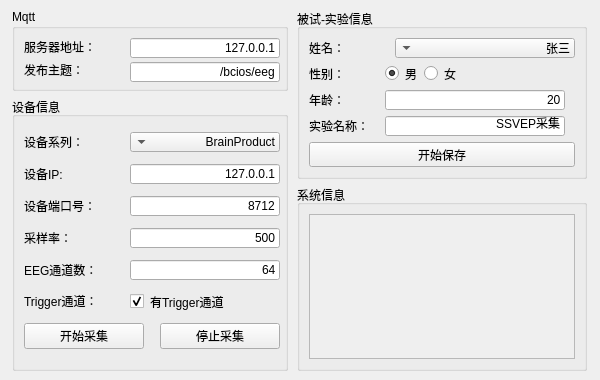
<?xml version="1.0" encoding="UTF-8"?>
<ui version="4.0">
 <class>MainWindow</class>
 <widget class="QMainWindow" name="MainWindow">
  <property name="geometry">
   <rect>
    <x>0</x>
    <y>0</y>
    <width>600</width>
    <height>380</height>
   </rect>
  </property>
  <property name="minimumSize">
   <size>
    <width>600</width>
    <height>380</height>
   </size>
  </property>
  <property name="maximumSize">
   <size>
    <width>600</width>
    <height>380</height>
   </size>
  </property>
  <property name="windowTitle">
   <string>博睿康接入终端</string>
  </property>
  <widget class="QWidget" name="centralwidget">
   <layout class="QGridLayout" name="gridLayout_4">
    <item row="0" column="0">
     <widget class="QGroupBox" name="groupBox_3">
      <property name="minimumSize">
       <size>
        <width>276</width>
        <height>82</height>
       </size>
      </property>
      <property name="maximumSize">
       <size>
        <width>276</width>
        <height>82</height>
       </size>
      </property>
      <property name="styleSheet">
       <string notr="true">font: 12pt &quot;宋体&quot;;
border-top-color: rgb(113, 113, 113);
border-color: rgb(81, 81, 81);</string>
      </property>
      <property name="title">
       <string>Mqtt</string>
      </property>
      <layout class="QGridLayout" name="gridLayout_3">
       <item row="0" column="0">
        <widget class="QLabel" name="label_3">
         <property name="minimumSize">
          <size>
           <width>100</width>
           <height>16</height>
          </size>
         </property>
         <property name="maximumSize">
          <size>
           <width>100</width>
           <height>16</height>
          </size>
         </property>
         <property name="styleSheet">
          <string notr="true">font: 12pt &quot;宋体&quot;;</string>
         </property>
         <property name="text">
          <string>服务器地址：</string>
         </property>
        </widget>
       </item>
       <item row="0" column="1">
        <widget class="QLineEdit" name="mqbrokerIPEdit">
         <property name="minimumSize">
          <size>
           <width>150</width>
           <height>20</height>
          </size>
         </property>
         <property name="maximumSize">
          <size>
           <width>150</width>
           <height>20</height>
          </size>
         </property>
         <property name="text">
          <string>127.0.0.1</string>
         </property>
         <property name="alignment">
          <set>Qt::AlignRight|Qt::AlignTrailing|Qt::AlignVCenter</set>
         </property>
        </widget>
       </item>
       <item row="1" column="0">
        <widget class="QLabel" name="label_8">
         <property name="minimumSize">
          <size>
           <width>100</width>
           <height>16</height>
          </size>
         </property>
         <property name="maximumSize">
          <size>
           <width>100</width>
           <height>16</height>
          </size>
         </property>
         <property name="styleSheet">
          <string notr="true">font: 12pt &quot;宋体&quot;;</string>
         </property>
         <property name="text">
          <string>发布主题：</string>
         </property>
        </widget>
       </item>
       <item row="1" column="1">
        <widget class="QLineEdit" name="topicnameEdit">
         <property name="minimumSize">
          <size>
           <width>150</width>
           <height>20</height>
          </size>
         </property>
         <property name="maximumSize">
          <size>
           <width>150</width>
           <height>20</height>
          </size>
         </property>
         <property name="text">
          <string>/bcios/eeg</string>
         </property>
         <property name="alignment">
          <set>Qt::AlignRight|Qt::AlignTrailing|Qt::AlignVCenter</set>
         </property>
        </widget>
       </item>
      </layout>
     </widget>
    </item>
    <item row="0" column="1" rowspan="2">
     <widget class="QGroupBox" name="groupBox_2">
      <property name="minimumSize">
       <size>
        <width>290</width>
        <height>170</height>
       </size>
      </property>
      <property name="maximumSize">
       <size>
        <width>290</width>
        <height>170</height>
       </size>
      </property>
      <property name="styleSheet">
       <string notr="true">font: 12pt &quot;宋体&quot;;
border-top-color: rgb(113, 113, 113);
border-color: rgb(81, 81, 81);</string>
      </property>
      <property name="title">
       <string>被试-实验信息</string>
      </property>
      <layout class="QGridLayout" name="gridLayout_2">
       <item row="0" column="0">
        <widget class="QLabel" name="label_4">
         <property name="minimumSize">
          <size>
           <width>70</width>
           <height>16</height>
          </size>
         </property>
         <property name="maximumSize">
          <size>
           <width>70</width>
           <height>16</height>
          </size>
         </property>
         <property name="styleSheet">
          <string notr="true">font: 12pt &quot;宋体&quot;;</string>
         </property>
         <property name="text">
          <string>姓名：</string>
         </property>
        </widget>
       </item>
       <item row="0" column="1" colspan="3">
        <widget class="QComboBox" name="subNameBox">
         <property name="minimumSize">
          <size>
           <width>180</width>
           <height>20</height>
          </size>
         </property>
         <property name="maximumSize">
          <size>
           <width>180</width>
           <height>20</height>
          </size>
         </property>
         <property name="layoutDirection">
          <enum>Qt::RightToLeft</enum>
         </property>
         <item>
          <property name="text">
           <string>张三</string>
          </property>
         </item>
         <item>
          <property name="text">
           <string>添加</string>
          </property>
         </item>
        </widget>
       </item>
       <item row="1" column="0">
        <widget class="QLabel" name="label_5">
         <property name="minimumSize">
          <size>
           <width>70</width>
           <height>16</height>
          </size>
         </property>
         <property name="maximumSize">
          <size>
           <width>70</width>
           <height>16</height>
          </size>
         </property>
         <property name="styleSheet">
          <string notr="true">font: 12pt &quot;宋体&quot;;</string>
         </property>
         <property name="text">
          <string>性别：</string>
         </property>
        </widget>
       </item>
       <item row="1" column="1">
        <widget class="QRadioButton" name="maleRbt">
         <property name="styleSheet">
          <string notr="true">font: 12pt &quot;宋体&quot;;</string>
         </property>
         <property name="text">
          <string>男</string>
         </property>
         <property name="checked">
          <bool>true</bool>
         </property>
        </widget>
       </item>
       <item row="1" column="2">
        <widget class="QRadioButton" name="femaleRbt">
         <property name="styleSheet">
          <string notr="true">font: 12pt &quot;宋体&quot;;</string>
         </property>
         <property name="text">
          <string>女      </string>
         </property>
        </widget>
       </item>
       <item row="1" column="3">
        <spacer name="horizontalSpacer">
         <property name="orientation">
          <enum>Qt::Horizontal</enum>
         </property>
         <property name="sizeHint" stdset="0">
          <size>
           <width>61</width>
           <height>20</height>
          </size>
         </property>
        </spacer>
       </item>
       <item row="2" column="0">
        <widget class="QLabel" name="label_6">
         <property name="minimumSize">
          <size>
           <width>70</width>
           <height>16</height>
          </size>
         </property>
         <property name="maximumSize">
          <size>
           <width>70</width>
           <height>16</height>
          </size>
         </property>
         <property name="styleSheet">
          <string notr="true">font: 12pt &quot;宋体&quot;;</string>
         </property>
         <property name="text">
          <string>年龄：</string>
         </property>
        </widget>
       </item>
       <item row="2" column="1" colspan="3">
        <widget class="QLineEdit" name="ageEdit">
         <property name="minimumSize">
          <size>
           <width>180</width>
           <height>20</height>
          </size>
         </property>
         <property name="maximumSize">
          <size>
           <width>180</width>
           <height>20</height>
          </size>
         </property>
         <property name="text">
          <string>20</string>
         </property>
         <property name="alignment">
          <set>Qt::AlignRight|Qt::AlignTrailing|Qt::AlignVCenter</set>
         </property>
        </widget>
       </item>
       <item row="3" column="0">
        <widget class="QLabel" name="label_7">
         <property name="minimumSize">
          <size>
           <width>70</width>
           <height>16</height>
          </size>
         </property>
         <property name="maximumSize">
          <size>
           <width>70</width>
           <height>16</height>
          </size>
         </property>
         <property name="styleSheet">
          <string notr="true">font: 12pt &quot;宋体&quot;;</string>
         </property>
         <property name="text">
          <string>实验名称：</string>
         </property>
        </widget>
       </item>
       <item row="3" column="1" colspan="3">
        <widget class="QLineEdit" name="expnameEdit">
         <property name="minimumSize">
          <size>
           <width>180</width>
           <height>20</height>
          </size>
         </property>
         <property name="maximumSize">
          <size>
           <width>180</width>
           <height>20</height>
          </size>
         </property>
         <property name="text">
          <string>SSVEP采集</string>
         </property>
         <property name="alignment">
          <set>Qt::AlignRight|Qt::AlignTrailing|Qt::AlignVCenter</set>
         </property>
        </widget>
       </item>
       <item row="4" column="0" colspan="4">
        <widget class="QPushButton" name="startSaveBtn">
         <property name="styleSheet">
          <string notr="true">font: 12pt &quot;宋体&quot;;</string>
         </property>
         <property name="text">
          <string>开始保存</string>
         </property>
        </widget>
       </item>
      </layout>
     </widget>
    </item>
    <item row="1" column="0" rowspan="2">
     <widget class="QGroupBox" name="groupBox">
      <property name="minimumSize">
       <size>
        <width>100</width>
        <height>140</height>
       </size>
      </property>
      <property name="maximumSize">
       <size>
        <width>276</width>
        <height>300</height>
       </size>
      </property>
      <property name="styleSheet">
       <string notr="true">font: 12pt &quot;宋体&quot;;
border-top-color: rgb(113, 113, 113);
border-color: rgb(81, 81, 81);</string>
      </property>
      <property name="title">
       <string>设备信息</string>
      </property>
      <layout class="QGridLayout" name="gridLayout">
       <item row="0" column="0">
        <widget class="QLabel" name="label_9">
         <property name="minimumSize">
          <size>
           <width>100</width>
           <height>16</height>
          </size>
         </property>
         <property name="maximumSize">
          <size>
           <width>100</width>
           <height>16</height>
          </size>
         </property>
         <property name="styleSheet">
          <string notr="true">font: 12pt &quot;宋体&quot;;</string>
         </property>
         <property name="text">
          <string>设备系列：</string>
         </property>
        </widget>
       </item>
       <item row="0" column="1" colspan="2">
        <widget class="QComboBox" name="ampCBox">
         <property name="minimumSize">
          <size>
           <width>150</width>
           <height>20</height>
          </size>
         </property>
         <property name="maximumSize">
          <size>
           <width>150</width>
           <height>20</height>
          </size>
         </property>
         <property name="layoutDirection">
          <enum>Qt::RightToLeft</enum>
         </property>
         <item>
          <property name="text">
           <string>BrainProduct</string>
          </property>
         </item>
         <item>
          <property name="text">
           <string>博睿康64导</string>
          </property>
         </item>
         <item>
          <property name="text">
           <string>BioSemi</string>
          </property>
         </item>
        </widget>
       </item>
       <item row="1" column="0">
        <widget class="QLabel" name="label">
         <property name="minimumSize">
          <size>
           <width>100</width>
           <height>16</height>
          </size>
         </property>
         <property name="maximumSize">
          <size>
           <width>100</width>
           <height>16</height>
          </size>
         </property>
         <property name="styleSheet">
          <string notr="true">font: 12pt &quot;宋体&quot;;</string>
         </property>
         <property name="text">
          <string>设备IP:</string>
         </property>
        </widget>
       </item>
       <item row="1" column="1" colspan="2">
        <widget class="QLineEdit" name="devIP">
         <property name="minimumSize">
          <size>
           <width>150</width>
           <height>20</height>
          </size>
         </property>
         <property name="maximumSize">
          <size>
           <width>150</width>
           <height>20</height>
          </size>
         </property>
         <property name="text">
          <string>127.0.0.1</string>
         </property>
         <property name="alignment">
          <set>Qt::AlignRight|Qt::AlignTrailing|Qt::AlignVCenter</set>
         </property>
        </widget>
       </item>
       <item row="2" column="0">
        <widget class="QLabel" name="label_2">
         <property name="minimumSize">
          <size>
           <width>100</width>
           <height>16</height>
          </size>
         </property>
         <property name="maximumSize">
          <size>
           <width>100</width>
           <height>16</height>
          </size>
         </property>
         <property name="styleSheet">
          <string notr="true">font: 12pt &quot;宋体&quot;;</string>
         </property>
         <property name="text">
          <string>设备端口号：</string>
         </property>
        </widget>
       </item>
       <item row="2" column="1" colspan="2">
        <widget class="QLineEdit" name="devPort">
         <property name="minimumSize">
          <size>
           <width>150</width>
           <height>20</height>
          </size>
         </property>
         <property name="maximumSize">
          <size>
           <width>150</width>
           <height>20</height>
          </size>
         </property>
         <property name="text">
          <string>8712</string>
         </property>
         <property name="alignment">
          <set>Qt::AlignRight|Qt::AlignTrailing|Qt::AlignVCenter</set>
         </property>
        </widget>
       </item>
       <item row="3" column="0">
        <widget class="QLabel" name="label_10">
         <property name="minimumSize">
          <size>
           <width>100</width>
           <height>16</height>
          </size>
         </property>
         <property name="maximumSize">
          <size>
           <width>100</width>
           <height>16</height>
          </size>
         </property>
         <property name="styleSheet">
          <string notr="true">font: 12pt &quot;宋体&quot;;</string>
         </property>
         <property name="text">
          <string>采样率：</string>
         </property>
        </widget>
       </item>
       <item row="3" column="1" colspan="2">
        <widget class="QLineEdit" name="srateEdit">
         <property name="minimumSize">
          <size>
           <width>150</width>
           <height>20</height>
          </size>
         </property>
         <property name="maximumSize">
          <size>
           <width>150</width>
           <height>20</height>
          </size>
         </property>
         <property name="text">
          <string>500</string>
         </property>
         <property name="alignment">
          <set>Qt::AlignRight|Qt::AlignTrailing|Qt::AlignVCenter</set>
         </property>
        </widget>
       </item>
       <item row="4" column="0">
        <widget class="QLabel" name="label_11">
         <property name="minimumSize">
          <size>
           <width>100</width>
           <height>16</height>
          </size>
         </property>
         <property name="maximumSize">
          <size>
           <width>100</width>
           <height>16</height>
          </size>
         </property>
         <property name="styleSheet">
          <string notr="true">font: 12pt &quot;宋体&quot;;</string>
         </property>
         <property name="text">
          <string>EEG通道数：</string>
         </property>
        </widget>
       </item>
       <item row="4" column="1" colspan="2">
        <widget class="QLineEdit" name="eegchEdit">
         <property name="minimumSize">
          <size>
           <width>150</width>
           <height>20</height>
          </size>
         </property>
         <property name="maximumSize">
          <size>
           <width>150</width>
           <height>20</height>
          </size>
         </property>
         <property name="text">
          <string>64</string>
         </property>
         <property name="alignment">
          <set>Qt::AlignRight|Qt::AlignTrailing|Qt::AlignVCenter</set>
         </property>
        </widget>
       </item>
       <item row="5" column="0">
        <widget class="QLabel" name="label_12">
         <property name="minimumSize">
          <size>
           <width>100</width>
           <height>16</height>
          </size>
         </property>
         <property name="maximumSize">
          <size>
           <width>100</width>
           <height>16</height>
          </size>
         </property>
         <property name="styleSheet">
          <string notr="true">font: 12pt &quot;宋体&quot;;</string>
         </property>
         <property name="text">
          <string>Trigger通道：</string>
         </property>
        </widget>
       </item>
       <item row="5" column="1" colspan="2">
        <widget class="QCheckBox" name="TriggerCBox">
         <property name="text">
          <string>有Trigger通道</string>
         </property>
         <property name="checked">
          <bool>true</bool>
         </property>
        </widget>
       </item>
       <item row="6" column="0" colspan="2">
        <widget class="QPushButton" name="startAcqBtn">
         <property name="minimumSize">
          <size>
           <width>120</width>
           <height>0</height>
          </size>
         </property>
         <property name="maximumSize">
          <size>
           <width>120</width>
           <height>16777215</height>
          </size>
         </property>
         <property name="styleSheet">
          <string notr="true">font: 12pt &quot;宋体&quot;;</string>
         </property>
         <property name="text">
          <string>开始采集</string>
         </property>
        </widget>
       </item>
       <item row="6" column="2">
        <widget class="QPushButton" name="stopAcqBtn">
         <property name="minimumSize">
          <size>
           <width>120</width>
           <height>0</height>
          </size>
         </property>
         <property name="maximumSize">
          <size>
           <width>120</width>
           <height>16777215</height>
          </size>
         </property>
         <property name="styleSheet">
          <string notr="true">font: 12pt &quot;宋体&quot;;</string>
         </property>
         <property name="text">
          <string>停止采集</string>
         </property>
        </widget>
       </item>
      </layout>
     </widget>
    </item>
    <item row="2" column="1">
     <widget class="QGroupBox" name="groupBox_4">
      <property name="minimumSize">
       <size>
        <width>290</width>
        <height>0</height>
       </size>
      </property>
      <property name="maximumSize">
       <size>
        <width>290</width>
        <height>16777215</height>
       </size>
      </property>
      <property name="styleSheet">
       <string notr="true">font: 12pt &quot;宋体&quot;;
border-top-color: rgb(113, 113, 113);
border-color: rgb(81, 81, 81);</string>
      </property>
      <property name="title">
       <string>系统信息</string>
      </property>
      <layout class="QVBoxLayout" name="verticalLayout">
       <item>
        <widget class="QTextEdit" name="statusEdit">
         <property name="enabled">
          <bool>false</bool>
         </property>
         <property name="html">
          <string>&lt;!DOCTYPE HTML PUBLIC &quot;-//W3C//DTD HTML 4.0//EN&quot; &quot;http://www.w3.org/TR/REC-html40/strict.dtd&quot;&gt;
&lt;html&gt;&lt;head&gt;&lt;meta name=&quot;qrichtext&quot; content=&quot;1&quot; /&gt;&lt;style type=&quot;text/css&quot;&gt;
p, li { white-space: pre-wrap; }
&lt;/style&gt;&lt;/head&gt;&lt;body style=&quot; font-family:'宋体'; font-size:12pt; font-weight:400; font-style:normal;&quot;&gt;
&lt;p style=&quot;-qt-paragraph-type:empty; margin-top:0px; margin-bottom:0px; margin-left:0px; margin-right:0px; -qt-block-indent:0; text-indent:0px; font-family:'SimSun'; font-size:9pt;&quot;&gt;&lt;br /&gt;&lt;/p&gt;&lt;/body&gt;&lt;/html&gt;</string>
         </property>
        </widget>
       </item>
      </layout>
     </widget>
    </item>
   </layout>
  </widget>
 </widget>
 <resources/>
 <connections/>
</ui>
